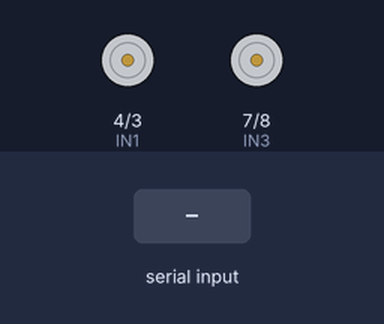
Recording of a sketch running on a simulated Arduino Uno, built with avr-gcc and run on an emulated ATmega328P. Parts: motor-driver pin pairs drawn as motors (green arrow = first pin HIGH = forward, orange = second pin HIGH = backward, longer = more drive, scaled by the enable pin). The inputs (shaded band) are chosen by the test bench.

Above: at 1.7 s.
1.8 s: "M" received over Serial
At 2.9 s:
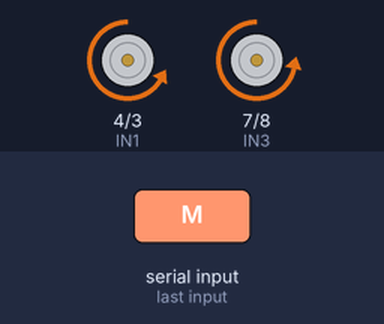
3.3 s: "N" received over Serial
At 4.0 s:
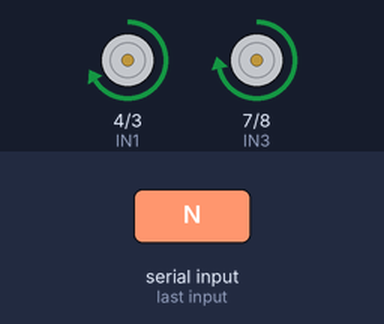
4.8 s: "K" received over Serial
At 5.2 s:
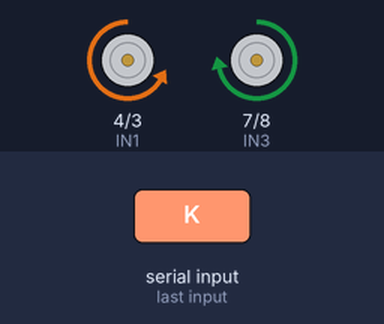
6.3 s: "L" received over Serial
At 7.5 s:
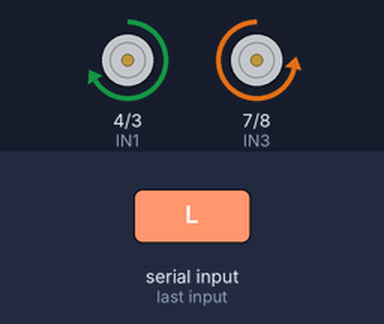
Timing chart, 0 to 8.8 s (numbered marks = the images above; inputs shaded):
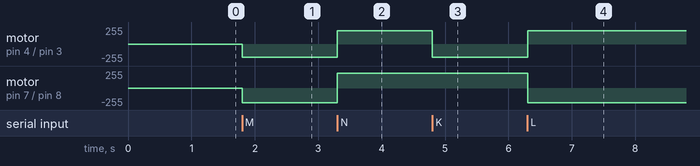

Measured:
- after the input at 1.8 s, motor on pin 4 (IN1) / pin 3 (IN2): stopped → backward 200/255 at once; motor on pin 7 (IN3) / pin 8 (IN4): stopped → backward 220/255 at once
- after the input at 3.3 s, motor on pin 4 (IN1) / pin 3 (IN2): backward 200/255 → forward 200/255 at once; motor on pin 7 (IN3) / pin 8 (IN4): backward 220/255 → forward 220/255 at once
- after the input at 4.8 s, motor on pin 4 (IN1) / pin 3 (IN2): forward 200/255 → backward 200/255 at once
- after the input at 6.3 s, motor on pin 4 (IN1) / pin 3 (IN2): backward 200/255 → forward 200/255 at once; motor on pin 7 (IN3) / pin 8 (IN4): forward 220/255 → backward 220/255 at once

The sketch:

tank_serial.ino
```cpp
// ================================================================
// TANK SERIAL CONTROL — Day 2 HR3 (Hard Deadline)
// ================================================================
// Purpose: Tank motor control ready for GUI integration
// Team:    Tank
//
// What changed from Day 1:
//   - Serial buffer drain (reads latest command only, ignores stale)
//   - No Serial.println feedback (cleaner for GUI integration)
//
// Commands: M=forward  N=backward  K=left  L=right  O=stop
// ================================================================

// ── Motor speeds ────────────────────────────────────────
#define SPEED_L 200
#define SPEED_R 220

// ── Motor pins ──────────────────────────────────────────
const int EN_A = 6;
const int IN1  = 4;
const int IN2  = 3;
const int IN3  = 7;
const int IN4  = 8;
const int EN_B = 5;

void setup() {
  Serial.begin(9600);

  pinMode(EN_A, OUTPUT);
  pinMode(IN1, OUTPUT);
  pinMode(IN2, OUTPUT);
  pinMode(IN3, OUTPUT);
  pinMode(IN4, OUTPUT);
  pinMode(EN_B, OUTPUT);

  stopMotors();
  delay(500);
}

void loop() {
  // Drain buffer — only act on the latest byte
  char cmd = 0;
  while (Serial.available() > 0) {
    cmd = Serial.read();
  }

  if (cmd) {
    switch (cmd) {
      case 'M': driveForward();  break;
      case 'N': driveBackward(); break;
      case 'K': driveLeft();     break;
      case 'L': driveRight();    break;
      case 'O': stopMotors();    break;
    }
  }
}

// ── Drive functions ──────────────────────────────────────

void driveForward() {
  digitalWrite(IN1, LOW);  digitalWrite(IN2, HIGH);
  analogWrite(EN_A, SPEED_L);
  digitalWrite(IN3, LOW);  digitalWrite(IN4, HIGH);
  analogWrite(EN_B, SPEED_R);
}

void driveBackward() {
  digitalWrite(IN1, HIGH); digitalWrite(IN2, LOW);
  analogWrite(EN_A, SPEED_L);
  digitalWrite(IN3, HIGH); digitalWrite(IN4, LOW);
  analogWrite(EN_B, SPEED_R);
}

void driveLeft() {
  digitalWrite(IN1, LOW);  digitalWrite(IN2, HIGH);
  analogWrite(EN_A, SPEED_L);
  digitalWrite(IN3, HIGH); digitalWrite(IN4, LOW);
  analogWrite(EN_B, SPEED_R);
}

void driveRight() {
  digitalWrite(IN1, HIGH); digitalWrite(IN2, LOW);
  analogWrite(EN_A, SPEED_L);
  digitalWrite(IN3, LOW);  digitalWrite(IN4, HIGH);
  analogWrite(EN_B, SPEED_R);
}

void stopMotors() {
  digitalWrite(IN1, LOW); digitalWrite(IN2, LOW);
  analogWrite(EN_A, 0);
  digitalWrite(IN3, LOW); digitalWrite(IN4, LOW);
  analogWrite(EN_B, 0);
}
```
